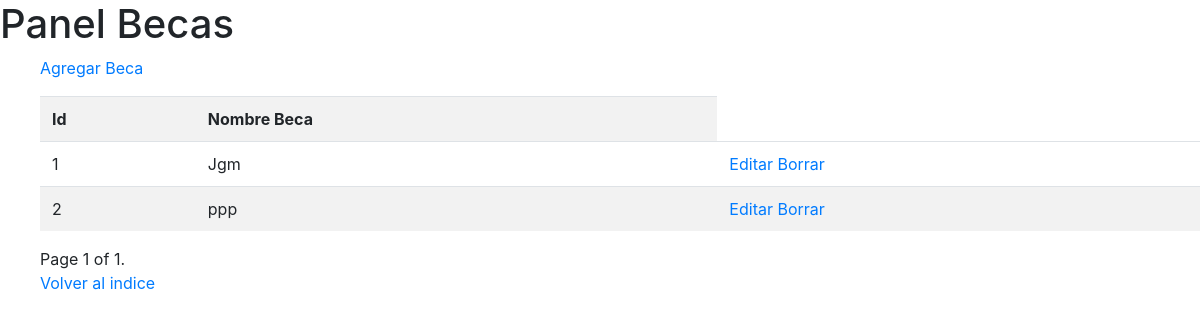
The app's page /artemis/panel_becas.html, older data.
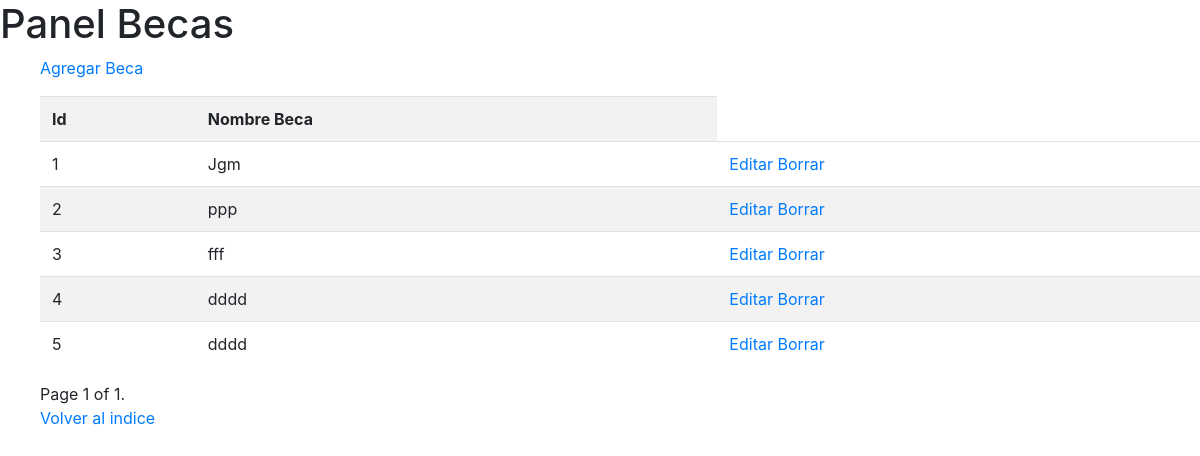
The same page, newer data.
### artemis/models.py (models this page shows, shortened)
class Becas(models.Model):
    id = models.AutoField(primary_key=True)
    nombre_beca = models.CharField(max_length=20)

### artemis/views.py (the view)
# urls.py: path('panel_becas.html',panel_becas.as_view(),name='panel_becas'),
class panel_becas(ListView):
    context_object_name = 'panel_becas'
    template_name = 'panel_becas.html'
    paginate_by = 10
    queryset = Becas.objects.all()
    def get_context_data(self, **kwargs):
        context = super(panel_becas, self).get_context_data(**kwargs)
        context['Becas'] = Becas.objects.all()
        return context

### artemis/templates/panel_becas.html (shortened to what this page needs)
<head>
   <link rel="stylesheet" href="https://stackpath.bootstrapcdn.com/bootstrap/4.1.3/css/bootstrap.min.css">
   {% load crispy_forms_tags %}
</head>
<h1>Panel Becas</h1>
<ul>
<p>
    <a href="{% url "artemis:new_beca" %}">Agregar Beca</a>
</p>
<div class="table-responsive">
    <table class="table table-striped">
        <th>Id</th>
        <th>Nombre Beca</th>
{% for Becas in object_list %}
  <tr>
    <td>{{ Becas.id }} </td>
    <td>{{ Becas.nombre_beca }} <td><a href="{% url "artemis:edit_beca" Becas.pk %}">Editar</a> <a href="{% url "artemis:delete_beca" Becas.pk %}">Borrar</a></td> </td>
  </tr>
{% endfor %}
    </table>
    <div class="pagination">
        <span class="step-links">
            <span class="current">
                Page {{ page_obj.number }} of {{ page_obj.paginator.num_pages }}.
            </span>
        </span>
    </div>
    <p>
        <a href="{% url "artemis:index" %}">Volver al indice</a>
    </p>
</ul>

Row changes from the older to the newer data that the page shows:
added Becas: id "3", nombre_beca "fff"
added Becas: id "4", nombre_beca "dddd"
added Becas: id "5", nombre_beca "dddd"
